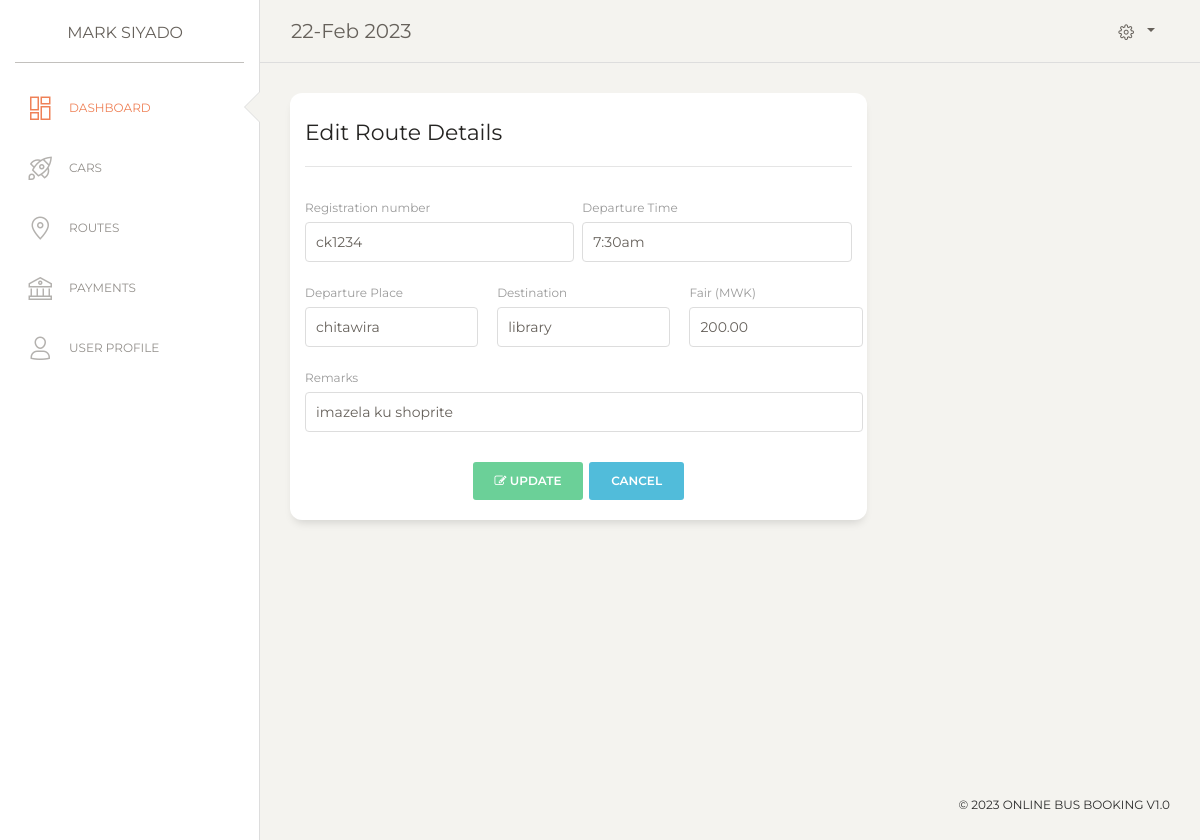
The app's page /edit-route.php?routeid=3 (signed in) with its own data.
### tables this page shows
CREATE TABLE `users` (
  `id` int(100) NOT NULL,
  `fname` varchar(100) NOT NULL,
  `lname` varchar(100) NOT NULL,
  `email` varchar(100) NOT NULL,
  `type` varchar(100) NOT NULL,
  `location` varchar(100) NOT NULL,
  `programe` varchar(100) NOT NULL,
  `phone` varchar(100) NOT NULL,
  `regdate` varchar(100) NOT NULL
);

CREATE TABLE `route` (
  `id` int(100) NOT NULL,
  `vehicle_reg` varchar(100) NOT NULL,
  `departime` varchar(100) NOT NULL,
  `departplace` varchar(100) NOT NULL,
  `destination` varchar(100) NOT NULL,
  `fee` varchar(100) NOT NULL,
  `remarks` varchar(500) NOT NULL
);

### edit-route.php (the view, shortened to what this page needs)
<?php
include('functions.php');
	if(isset($_GET['routeid'])){
		$routeid=$_GET['routeid'];
		$sql="select * from route where id = '$routeid'";
		$run=$conn->query($sql);
		$routedetails=$run->fetch_assoc();
	}else if(isset($_GET['delroute'])){
    $routeid=$_GET['delroute'];
      $delete="delete from route where id='$routeid'";
      $rundel=$conn->query($delete);
      $_SESSION['loginerror']='<div class="alert alert-success">Route deleted</div>';
      header('Location:route.php');
  }
?>
<!DOCTYPE html>
<html lang="en">
<?php
  include('header.php');
 ?>
<body class="">
  <div class="wrapper ">
<?php include('sidebar.php');?>
    <div class="main-panel">
   <?php include('nav.php');?>
      <div class="content">
        <div class="row">
        <div class="col-md-8">
            <div class="card card-user">
              <div class="card-header">
                <h5 class="card-title">Edit Route Details</h5>
              </div>
              <hr>
              <div class="card-body">
                <form method="post" role="form" action="functions.php">
                  <div class="row">
                    <div class="col-md-6 pr-1">
                      <div class="form-group">
                      	<label>Registration number</label>
           <input type="text" name="vreg"  class="form-control" value='<?php echo  $routedetails['vehicle_reg'] ;?>' required="">
                      </div>
                    </div>
                    <div class="col-md-6 pl-1">
                      <div class="form-group">
                      	<label>Departure Time</label>
          <input type="text" name="dtime"  class="form-control"  value='<?php echo $routedetails['departime'] ;?>' required="">
                      </div>
                    </div>
                  </div>
                  <div class="row">
                    <div class="col-md-4 pr-1">
                      <div class="form-group">
                        <label>Departure Place</label>
          <input type="text" name="departure"  class="form-control"  value='<?php echo $routedetails['departplace'] ;?>' required="">
                      </div>
                    </div>
                    <div class="col-md-4 pr-1">
                      <div class="form-group">
                          <label>Destination</label>
        <input type="text" name="destination"  class="form-control"  value='<?php echo $routedetails['destination'] ;?>' required="">             </div>
                    </div>
                    <div class="col-md-4 pr-1">
                      <div class="form-group">
                      	<label>Fair (MWK)</label>
     <input type="text" name="fee" class="form-control"  value='<?php echo number_format((float)$routedetails['fee'], 2, '.', ''); ?>' required="">
                      </div>
                    </div>
                    <div class="col-md-12 pr-1">
                      <div class="form-group">
                      	<label>Remarks</label>
                        <input type="text" name="remarks" class="form-control" value='<?php echo $routedetails['remarks']; ?>' required=""  >
                      </div>
                    </div>
                  </div>
                  <div class="row">
                    <div class="update ml-auto mr-auto">
                    <button type="submit" name="editroute" class="btn btn-success "><i class="fa fa-pencil-square-o"></i> Update</button>
                      <button type="reset"  class="btn btn-info "><i class=""></i> Cancel</button>
                    </div>
                  </div>
                </form>
              </div>
            </div>
          </div>
        </div>
      </div>
</body>
</html>

### sidebar.php (shortened to what this page needs)
<div class="sidebar" data-color="white" data-active-color="danger">
  <div class="logo">
    <a href="" class="simple-text logo-mini">
    </a>
    <a href="" class="simple-text logo-normal">
     <?php
     if(isset($_SESSION['user'])){
        $userid=$_SESSION['user'];
        $sql="select * from users where id ='$userid'";
        $run=$conn->query($sql);
        $details=$run->fetch_assoc();
        echo $details['fname'].' '.$details['lname'];
       }
    ?>
    </a>
  </div>
  <div class="sidebar-wrapper">
    <ul class="nav">
      <li class="active ">
        <a href="dashboard.php">
          <i class="nc-icon nc-layout-11"></i>
          <p>Dashboard</p>
        </a>
      </li>
      <li>
        <a href="cars.php">
          <i class="nc-icon nc-spaceship"></i>
          <p>Cars</p>
        </a>
      </li>
      <li>
        <a href="route.php">
          <i class="nc-icon nc-pin-3"></i>
          <p>Routes</p>
        </a>
      </li>
      <li>
        <a href="payments.php">
          <i class="nc-icon nc-bank"></i>
          <p>Payments</p>
        </a>
      </li>
      <li>
        <a href="update_profile.php">
          <i class="nc-icon nc-single-02"></i>
          <p>User Profile</p>
        </a>
      </li>
    </ul>
  </div>
</div>

### records on screen
users: fname "MARK", lname "SIYADO"
route: vreg "ck1234", dtime "7:30am", departure "chitawira", destination "library", fee "200.00", remarks "imazela ku shoprite"
